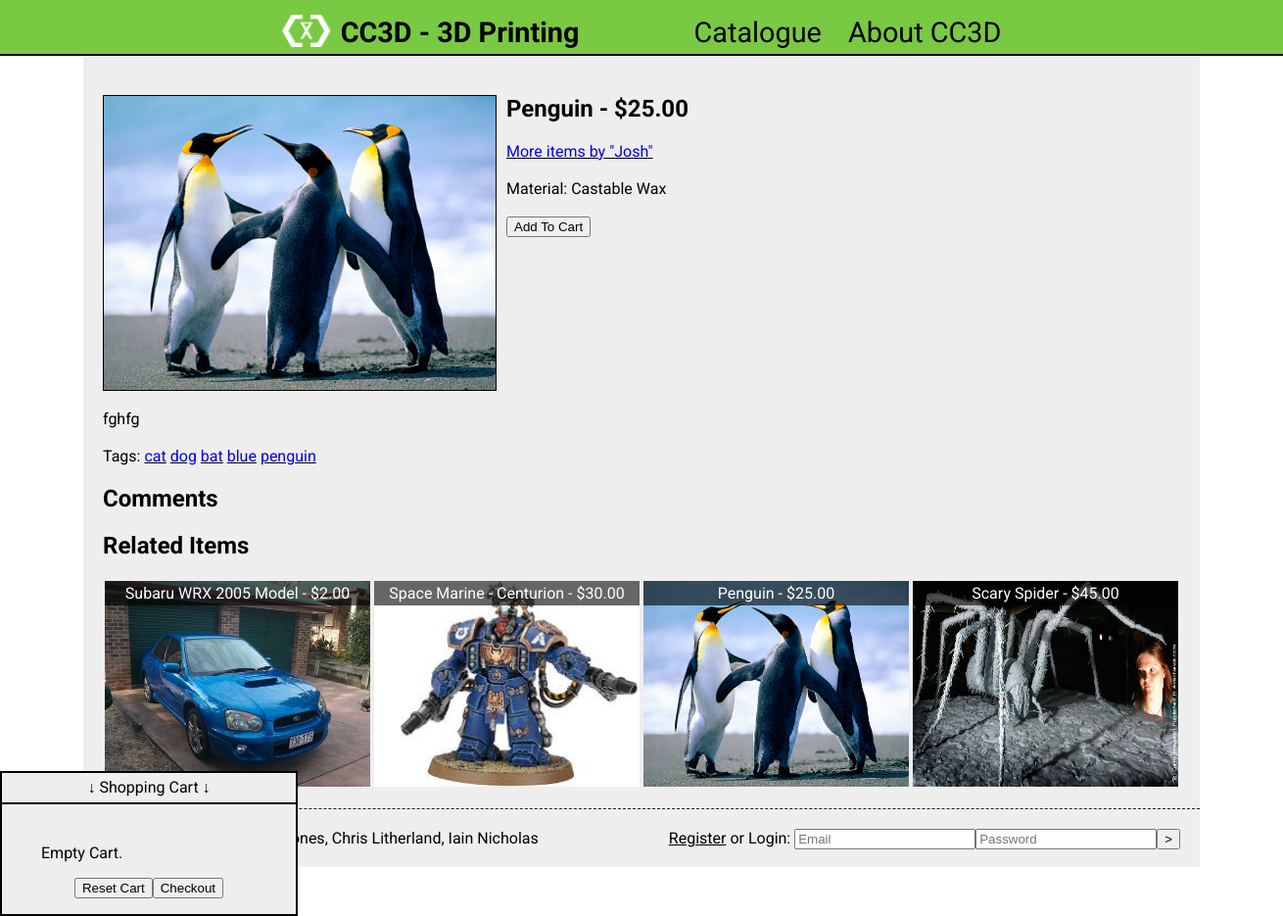
Page /product.php?item=17&Penguin on the committed database.
### tables this page shows
CREATE TABLE IF NOT EXISTS `designs` (
  `DesignID` int(11) NOT NULL,
  `Description` varchar(255) NOT NULL,
  `File` varchar(255) NOT NULL,
  `Categories` varchar(255) NOT NULL,
  `Name` varchar(255) NOT NULL,
  `Price` double NOT NULL,
  `Available` varchar(255) NOT NULL,
  `Author` varchar(255) NOT NULL,
  `Material` int(11) NOT NULL,
  PRIMARY KEY (`DesignID`)
);

CREATE TABLE IF NOT EXISTS `users` (
  `UserID` int(11) NOT NULL,
  `Email` varchar(255) NOT NULL,
  `Password` varchar(255) NOT NULL,
  `ShippingAddress` varchar(255) NOT NULL,
  `FirstName` varchar(255) NOT NULL,
  `Surname` varchar(255) NOT NULL,
  `ContactNum` varchar(255) NOT NULL,
  PRIMARY KEY (`UserID`)
);

CREATE TABLE IF NOT EXISTS `materials` (
  `MaterialID` int(11) NOT NULL,
  `Name` varchar(255) NOT NULL,
  `CostPerCubicCM` double NOT NULL,
  `MinimumThick` double NOT NULL,
  `ExtraDetails` varchar(255) NOT NULL,
  PRIMARY KEY (`MaterialID`)
);

### functions.php (called while the page is built, shortened)
<?php
	function singleSQL($sql){
		global $mysqli;
		$p = mysqli_query($mysqli,$sql);
		$result = 0;
		if($p != NULL){
			$t = mysqli_fetch_array($p,MYSQLI_BOTH);
			$result = $t[0];
		}
		return $result;
	}
	function singleRowSQL($sql){
		global $mysqli;
		$p = mysqli_query($mysqli,$sql);
		$row = mysqli_fetch_array($p,MYSQLI_BOTH);
		if($row != NULL){
			return $row;
		}
		else{
			return 0;
		}
	}
	function multiSQL($sql){
		global $mysqli;
		$p = mysqli_query($mysqli,$sql);
		if($p != NULL){
			return $p;
		}
		else{
			return 0;
		}
	}
?>

### product.php (the view, shortened to what this page needs)
<?php include 'header.php'; ?>
<?php include 'navigation.php'; ?>
<div id="middleContainer"><div id="middle">
	<?php
		if(isset($_GET['item'])){
			$id=mysqli_real_escape_string($mysqli,$_GET['item']);
			$row = singleRowSQL("SELECT DesignID, Description, File, Name, Price, Available, Material, Categories, Author FROM designs WHERE DesignID=$id");
			if($row == 0){
				echo "<h2>Product not found :(<br><br>#sadboys2001</h2>";
			}else{
				if(isset($_SESSION['Email'])){$myemail = $_SESSION['Email'];}else{$myemail='';}
				$authoremail = singleSQL("SELECT Email FROM users WHERE UserID=(SELECT Author FROM designs WHERE DesignID=$id)");
				$materialName = singleSQL("SELECT Name FROM materials WHERE MaterialID=" . $row['Material']);
				if(isset($_GET['edit']) && isset($_SESSION['Email'])){
					if(isset($_POST['title']) && isset($_POST['price']) && isset($_POST['matr']) && isset($_POST['desc']) && isset($_POST['catcat']) ){
						$t = mysqli_real_escape_string($mysqli,$_POST['title']);
						$p = mysqli_real_escape_string($mysqli,$_POST['price']);
						$m = mysqli_real_escape_string($mysqli,$_POST['matr']);
						$d = mysqli_real_escape_string($mysqli,$_POST['desc']);
						$c = mysqli_real_escape_string($mysqli,$_POST['catcat']);
						$shedooooo = runSQL("UPDATE designs SET Name='$t', Price=$p, Material=$m, Description='$d', Categories='$c' WHERE DesignID=$id");
						if($shedooooo){ echo 'Product updated.'; }
						else{ echo 'Failed to update.'; }
						$row = singleRowSQL("SELECT DesignID, Description, File, Name, Price, Available, Material, Categories FROM designs WHERE DesignID=$id");
					}
						$materials = multiSQL('SELECT MaterialID, Name, CostPerCubicCM FROM materials');
						if($myemail == $authoremail){
							echo '
							<script>document.title = "CC3D - '.$row["Name"].'";</script>
							<a href="./ModelFiles/'. $row['File'] .'" target="_blank"><img src="./ModelFiles/'. $row['File'] .'" id="itemImg"></a>
							<h2><form method="post" action="./product.php?item='.$id.'&edit=1"><input name="title" type="text" value="' . $row["Name"] . '"></input> - $<input name="price" type="number" step="0.01" value="' . sprintf('%0.2f',$row["Price"]) . '"></input></h2>
							<p>
								Material: <select name="matr">';
								while($rows = mysqli_fetch_array($materials,MYSQLI_BOTH)){
									echo '<option value="' . $rows['MaterialID'] . '"';
									if($rows['MaterialID'] == $row['Material']){ echo ' selected="selected"'; }
									echo '>' . $rows['Name'] . ' - $' . sprintf('%0.2f',$rows['CostPerCubicCM']) . '</option>';
								}
								echo '</select><br><br><textarea name="desc" id="desc">' . $row["Description"] .'</textarea><br><br>
								Tags:<br><input name="catcat" id="catcat" type="text" value="' . $row["Categories"] . '"></input><br><br><input type="submit" value="Save"></input></form>
							</p>
							<div class="clear"></div>';
						}
				}else{
					$tags = explode(',', $row["Categories"]);
					$nameee = singleSQL("SELECT FirstName FROM users WHERE UserID=".$row['Author']);
					echo '
					<script>document.title = "CC3D - '.$row["Name"].'";</script>
					<a href="./ModelFiles/'. $row['File'] .'" target="_blank"><img src="./ModelFiles/'. $row['File'] .'" id="itemImg"></a>
					<h2>' . $row["Name"] . ' - $' . sprintf('%0.2f',$row["Price"]) . '</h2>
					<a href="./product.php?user='.$row['Author'].'">More items by "' . $nameee . '"</a><br><br>
					Material: ' . $materialName . '<br><br>';
					echo '<input type="button" value="Add To Cart" onclick="addToCart(' . $id . ');">';
					echo '<div class="clear"></div>
					<br>'. $row["Description"] .'<br><br>Tags: ';
					foreach($tags as $mytag){
						$ytag = trim($mytag);
						echo "<a href='./?search=$ytag'>$ytag</a> ";
					}
					$relatedSQL="SELECT DesignID, File, Name, Price FROM designs WHERE Categories LIKE ";
					$relatedSQL .= "'%" . $tags[0] . "%'";
					for($i = 1; count($tags) > $i; $i++){
						$relatedSQL .= " OR Categories LIKE '%".$tags[$i]."%'";
					}
					$relatedSQL .= " ORDER BY RAND() LIMIT 4";
					$rel = multiSQL($relatedSQL);
					echo '<h2>Comments</h2>';
					echo '<div id="related"><h2>Related Items</h2>';
					while($rows = mysqli_fetch_array($rel,MYSQLI_BOTH)){
						echo '<a href="./product.php?item=' . $rows["DesignID"] . '&'. $rows["Name"].'"><div class="third">';
						echo '<div class="text">' . $rows["Name"] . ' - $' . sprintf('%0.2f',$rows["Price"]) . '</div>';
						echo '<img src="./ModelFiles/'. $rows["File"] .'"></div></a>';
					}
					echo '</div><div class="clear"></div>';
				}
			}
		}else if(isset($_GET['user'])){
			$yo = singleSQL("SELECT FirstName FROM users WHERE UserID=" . $_GET['user']);
			echo "<h1>".$yo."'s Items</h1>";
			$ayy = multiSQL("SELECT DesignID, File, Name, Price, Available FROM designs WHERE Author=".$_GET['user']." ORDER BY DesignID");
			while($rows = mysqli_fetch_array($ayy,MYSQLI_BOTH)){
				echo '<a href="./product.php?item=' . $rows["DesignID"] . '&'. $rows["Name"].'"><div class="gridItem">';
				echo '<div class="text">' . $rows["Name"] . ' - $' . sprintf('%0.2f',$rows["Price"]) . '</div>';
				echo '<img src="./ModelFiles/'. $rows["File"] .'"></div></a>';
			}
			echo '<div class="clear"></div>';
	}
	?>
</div></div>
<?php include 'footer.php'; ?>

### header.php (shortened to what this page needs)
<?php include 'connection_include.php'; ?>
<?php include 'functions.php'; ?>
<?php
	$fail = false;
?>
<HTML>
<HEAD>
	<link rel="stylesheet" type="text/css" href="style.css">
	<link rel="stylesheet" href="//code.jquery.com/ui/1.11.2/themes/smoothness/jquery-ui.css">
</HEAD>
<BODY>
	<?php
		include 'cart.php';
	?>

### cart.php (shortened to what this page needs)
<?php
	$cookie_name = "shoppingCart";
?>
<div id="cart">
	<div id="toggle" onclick='toggle();'>&#8595; Shopping Cart &#8595;</div>
	<ul>
	<?php
		if(isset($_COOKIE[$cookie_name])) {
			$cookie_value = $_COOKIE[$cookie_name];
			$items = explode(",", $cookie_value);
			for($i = 0; $i < count($items); $i++){
				$id=$items[$i];
				$ee = singleRowSQL("SELECT Name, Price FROM designs WHERE DesignID=$id");
				echo '<li>"<a href="./product.php?item='.$items[$i].'">' . $ee[0] . '</a>"<sub>$' . sprintf('%0.2f',$ee[1]) . '</sub></li>';
			}
			if(count($items) == 0){ echo 'Empty Cart.'; }
		} else { echo 'Empty Cart.'; }
	?>
	</ul>
	<form method="get" action="./checkout.php"><input type="button" value="Reset Cart" onclick="resetCart();"><input type="submit" value="Checkout"></form>
</div>

### navigation.php
<div id="navbar">
	<img src="./images/CC3D-alt.png" id="logo"><strong><a href="./">CC3D - 3D Printing</a></strong>
	<ul>
	<?php if(isset($_SESSION['Email']) && $_SESSION['Email']==$warehousee){ echo '<a href="./warehouse.php"><li>Warehouse</li></a>'; } else {?>
		<a href="./?search=&price="><li>Catalogue</li></a>
		<a href="./about.php"><li>About CC3D</li></a>
		<?php if(isset($_SESSION['Email'])){?>
			<a href="./product.php"><li>My Products</li></a>
			<a href="./account.php"><li>My Account</li></a>
		<?php } } ?>
	</ul>
</div>

### footer.php
<div id="footer">
	&copy; <span onclick="location='http://imgur.com/search?q=cute+cat'">Joshua</span> Henley, <span onclick="location='http://www.chromeexperiments.com/'">Damon</span> Jones, <span onclick="location='./images/EE.png?Easter_Egg=Best_Site_Ever'">Chris</span> Litherland, Iain Nicholas
	<div id="loginInfo">
		<?php
			include 'login.php';
		?>
	</div>
</div>
</BODY></HTML>

### login.php
<?php
if (isset($_SESSION['Email'])){ ?>
	Logged in as: <a href='<?php echo "./account.php";?>'><?php echo $_SESSION['Email']; ?></a>
	<form class="inline" id='userForm' method='POST'>
		<input name='logout' hidden><input id='logoutbtn' type='submit' value='Logout'>
<?php }else{
	echo "<a href='./register.php'><u>Register</u></a> or Login: ";
	echo "<form class='inline' id='userForm' method='POST' ";
	if ($fail){ echo "style='background:red;'";}
		echo "><input type='email' name='emailL' placeholder='Email'>";
		echo "<input type='password' name='passwordL' placeholder='Password'>";
		echo "<input type='submit' value='>'>";
} ?>
</form>

### style.css (style rules this page uses)
html { overflow-y:scroll; }
body { margin: 0; font-family: 'Roboto', sans-serif; }
#logo { width: 50px; position: relative; top: 15px; padding: 0 10px 10px 10px; }
#navbar { text-align:center; width: 100%; border-bottom: 2px solid black; padding-bottom: 5px; font-size: 1.8em; background-color: #7ac943; }
.inline { display: inline; }
#navbar ul { margin: 0 0 0 100px; padding: 15px 0 15px 0; display: inline; }
#navbar a, #nav2 a { color: black; text-decoration: none; }
#navbar li { display: inline; list-style-type: none; padding: 10px; }
#middleContainer { margin: auto; background: #eee; width: 1100px; padding: 20px; position: relative; }
.text { z-index: 5; text-align:center; width: 100%; position: absolute; top: 0; left: 0; background-color:rgba(0,0,0,0.6); color: white; padding: 3px 0 3px 0; }
#middleContainer a { -moz-text-decoration-color: black; text-decoration-color: black; }
#itemImg { width: 400px; float:left; border: 1px solid black; margin-right: 10px; }
#related { width: 100%; }
.third { width: 271px; height: 210px; float:left; position: relative; background: rgba(0,0,0,0.2); margin: 2px; }
.third img { width: 100%; height: 100%; }
#cart { background: #eee; text-align: center; position: fixed; bottom: 0; left: 0; width: 300px; z-index: 50; border: 2px solid black; }
#toggle { border: 2px solid black; position: relative; top: -24px; left:-2px; background: #eee; height: 20px; width: 100%; margin: auto; padding: 5px 0 5px 0; }
#cart ul { text-align:left; }
#footer { border-top: 1px dashed #222; background: #eee; width: 1100px; margin: auto; padding: 20px; margin-bottom: 50px; }
#loginInfo { float: right; font-size: 1em; }
#loginInfo a { color: black; text-decoration: none; }

### rows in the picture
designs: File (picture), Name "Penguin", Price "25.00", Author.FirstName "Josh", Material.Name "Castable Wax", Description "fghfg", Categories "cat", Categories "dog", Categories "bat", Categories "blue", Categories "penguin"
designs: Name "Subaru WRX 2005 Model", Price "2.00", File (picture)
designs: Name "Space Marine - Centurion", Price "30.00", File (picture)
designs: Name "Scary Spider", Price "45.00", File (picture)
